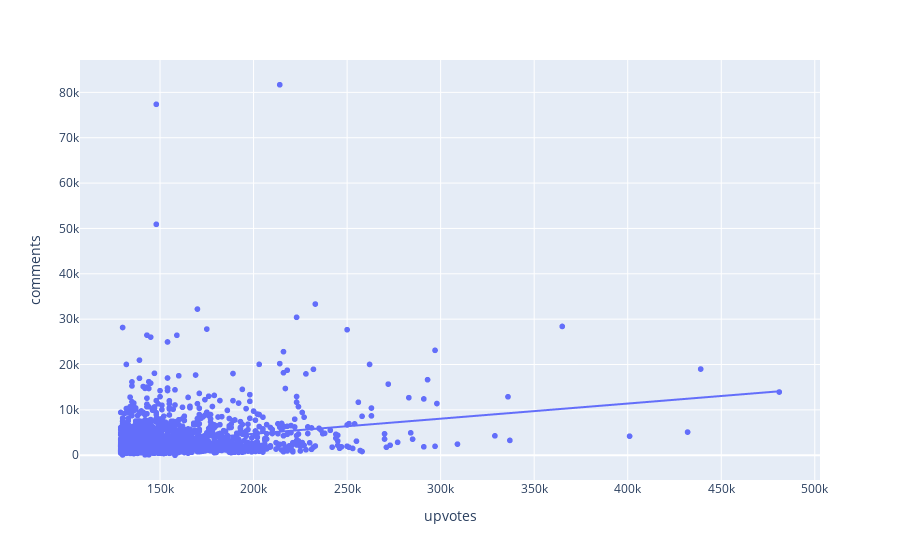

The cell this chart's notebook holds for it:
### Markdown cell above
**Correlation between upvotes and comments**

### Code cell
# Calculate the correlation between upvotes and comments
corr_upvotes_comments = df['upvotes'].corr(df['comments'])

# Create a scatter plot of upvotes vs comments with a trendline
fig = px.scatter(df, x='upvotes', y='comments', trendline='ols', labels={'x': 'Number of Upvotes', 'y': 'Number of Comments'})
fig.show()

print('Correlation between upvotes and comments:', corr_upvotes_comments)

### Figure 1 — Plotly figure (JSON) as saved in the notebook; plotly's stock layout.template omitted (floating-point values rounded to 4 significant figures; data arrays with more than 128 entries replaced by an {"elided": "..."} marker saying what was removed)
{"data": [{"hovertemplate": "upvotes=%{x}<br>comments=%{y}<extra></extra>", "legendgroup": "", "marker": {"color": "#636efa", "symbol": "circle"}, "mode": "markers", "name": "", "showlegend": false, "x": {"elided": "2285 float values"}, "xaxis": "x", "y": {"elided": "2285 float values"}, "yaxis": "y", "type": "scattergl"}, {"hovertemplate": "<b>OLS trendline</b><br>comments = 0.0333504 * upvotes + -1941.48<br>R<sup>2</sup>=0.056433<br><br>upvotes=%{x}<br>comments=%{y} <b>(trend)</b><extra></extra>", "legendgroup": "", "marker": {"color": "#636efa", "symbol": "circle"}, "mode": "lines", "name": "", "showlegend": false, "x": {"elided": "2285 float values"}, "xaxis": "x", "y": {"elided": "2285 float values"}, "yaxis": "y", "type": "scattergl"}], "layout": {"xaxis": {"anchor": "y", "domain": [0.0, 1.0], "title": {"text": "upvotes"}}, "yaxis": {"anchor": "x", "domain": [0.0, 1.0], "title": {"text": "comments"}}, "legend": {"tracegroupgap": 0}, "margin": {"t": 60}}}
